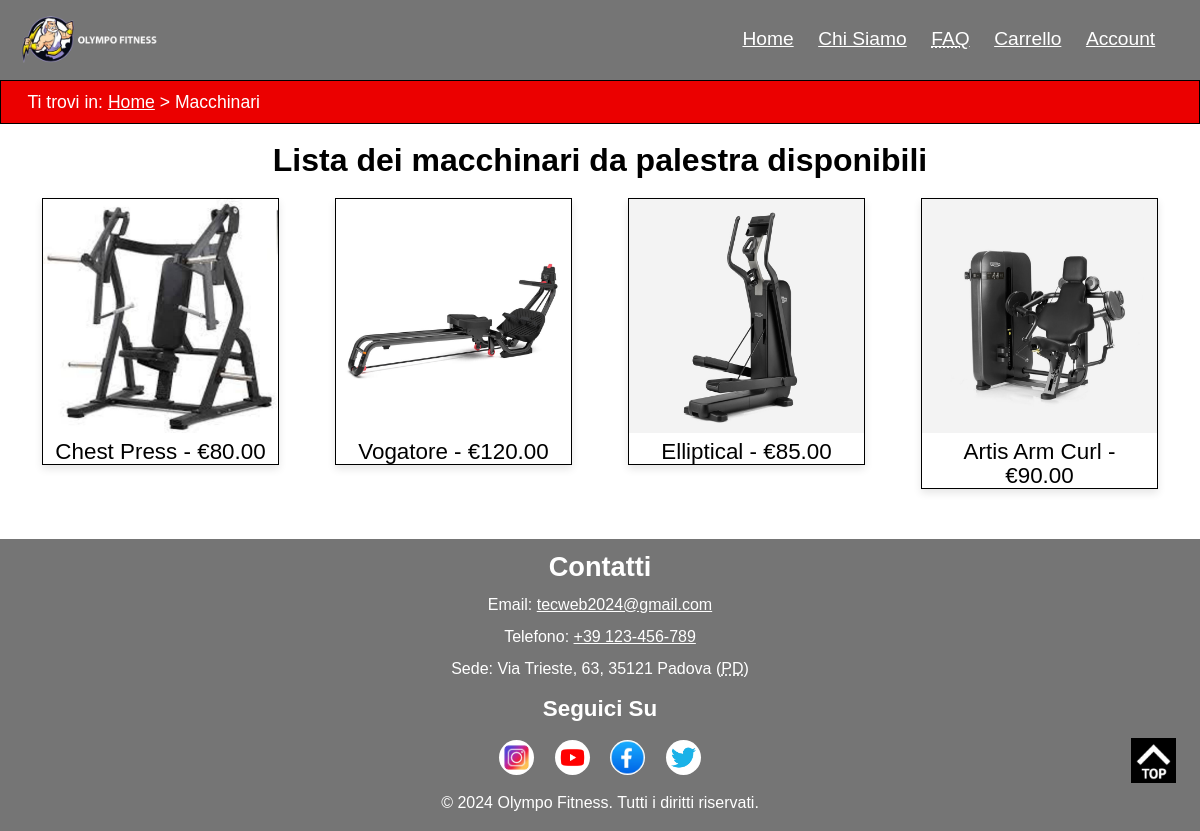
Screenshot of /macchinari.php with the database file from the repository.
### tables this page shows
CREATE TABLE `prodotto` (
  `ID` int(10) UNSIGNED NOT NULL,
  `nome` varchar(200) NOT NULL,
  `immagine1` varchar(100) DEFAULT NULL,
  `immagine2` varchar(100) DEFAULT NULL,
  `immagine3` varchar(100) DEFAULT NULL,
  `immagine4` varchar(100) DEFAULT NULL,
  `categoria` int(5) UNSIGNED NOT NULL,
  `keywords` varchar(200) DEFAULT NULL,
  `prezzo` decimal(5,2) UNSIGNED NOT NULL,
  `peso` varchar(100) NOT NULL,
  `dimensione` varchar(200) NOT NULL,
  `colore` varchar(100) DEFAULT NULL,
  `volume` varchar(100) DEFAULT NULL,
  `materialeUtilizzato` varchar(100) DEFAULT NULL,
  `quantita` int(255) UNSIGNED NOT NULL,
  `descrizione` text NOT NULL,
  `marca` int(20) UNSIGNED NOT NULL,
  `alt` varchar(75) NOT NULL
);

### connection.php (called while the page is built, shortened)
<?php
class DBAccess {
    private $connection;
    public function openDBConnection(){
        $this->connection = mysqli_connect(
            self::HOST_DB,
            self::USERNAME,
            self::PASSWORD,
            self::DATABASE_NAME
        );
        if(mysqli_connect_errno()) {
            echo "Errore di connessione al database: " . mysqli_connect_error();
            return false;
        } else {
            return true;
        }
    }
    public function getMacchinariFromDatabase() {
    $macchinari = array();
    $query = "SELECT ID,nome,immagine1,prezzo,alt FROM prodotto WHERE categoria=4";
    $result = mysqli_query($this->connection, $query) or die("Errore nell'accesso al database" .mysqli_error($this->connection));
    if ($result && $result->num_rows > 0) {
        while ($row = $result->fetch_assoc()) {
            $macchinari[] = $row;
        }
    } else {
        $macchinari = array();
    }
    return $macchinari;
    }
}
?>

### macchinari.php (the view, shortened to what this page needs)
<?php
require_once "connection.php";
$paginaHTML = file_get_contents("templates/macchinariTemplate.html");
$connection = new DBAccess();
    $stringaMacchine = '<ul id="products_Container">';
    if ($connection->openDBConnection()) {
        $listaMacchine = $connection->getMacchinariFromDatabase();
        if ($listaMacchine != null) {
            foreach ($listaMacchine as $macchine) {
                $stringaMacchine .= '<li><a href="prodotto.php?id=' . $macchine["ID"] . '"><img src="' . $macchine["immagine1"] . '" alt="' . $macchine["alt"] . '"><p>' . $macchine["nome"] . ' - €' . $macchine["prezzo"] . '</p></a></li>';
            }
        }   else {
            $stringaMacchine .= "<li>Non sono presenti accessori</li>";
        }
    } else {
        $stringaMacchine .= "<li>I sistemi sono momentaneamente fuori servizio, ci scusiamo per il disagio</li>";
    }
        $stringaMacchine .= '</ul>';
$paginaHTML = str_replace("{macchinari}", $stringaMacchine, $paginaHTML);
echo $paginaHTML;
?>

### style.css (style rules this page uses)
* { margin: 0em; padding: 0em; }
:root { --headerBgColor: #757575; --headerTextColor: #FFFFFF; --bgColor: #FFFFFF; --textColor: #000000; --breadcrumbBgColor: #EB0000; --breadcrumbTextColor: #FFFFFF; --footerBgColor: #757575; --footerTextColor: #FFFFFF; --visitedLinkColor: #000000; --linkColor: #FFFFFF; --textCategories: #FFFFFF; --textProducts: #000000; --colorButtonHover: #000000; --font-body-family: "Roboto Condensed", sans-serif; }
html { font-size: 100%; font-family: var(--font-body-family); line-height: 1.5em; margin: auto; scroll-behavior: smooth; }
body { font-family: Arial, sans-serif; line-height: 1.5em; background-color: var(--bgColor); color: var(--textColor); display: flex; flex-direction: column; min-height: 100vh; }
header { background-color: var(--headerBgColor); padding: 0.5em 1em 0.5em 1em; }
h1.logo { background-image: url('images/zeusbiancogrigio.jpg'); background-repeat: no-repeat; background-size: contain; }
.logo { color:var(--headerTextColor); font-size: 2em; line-height: 2em; float:left; text-indent:100%; white-space:nowrap; overflow:hidden; }
nav a:link { color: var(--linkColor); }
#menu a:link { color: var(--linkColor); }
#menu { float: right; color: var(--headerTextColor); }
#menu ul { max-width: 1024px; padding: 1em; margin: auto; list-style-type:none; text-align: center; font-size: 120%; }
#menu ul li { display: inline; margin: 0 0.5em; }
#breadcrumb { background-color: var(--breadcrumbBgColor); color: var(--breadcrumbTextColor); border: 1px solid black; font-size: 110%; padding: 0.5em 0em 0.5em 1.5em; }
#breadcrumb p { max-width: 1024px; }
#contacts h3 { font-size: 170%; margin-bottom: 0.5em; }
#contacts ul { list-style: none; padding-bottom: 0.5em; }
#contacts li { margin-bottom: 0.5em; }
#contacts a:link { color: var(--linkColor); }
#social h4 { font-size: 140%; margin-bottom: 0.5em; }
#social a { margin: 0.5em 0.5em 1em 0.5em; padding: 0.7em; height: 0.8em; width: 0.8em; border-radius: 50%; display: inline-block; text-indent: -999em; }
#instaImage { background-image: url('images/iconInsta.jpg'); background-repeat: no-repeat; background-position: center; background-size: cover; }
#youtubeImage { background-image: url('images/iconYT.png'); background-repeat: no-repeat; background-position: center; background-size: cover; }
#facebookImage { background-image: url('images/iconFB.jpg'); background-repeat: no-repeat; background-position: center; background-size: cover; }
#twitterImage { background-image: url('images/iconTwitter.png'); background-repeat: no-repeat; background-position: center; background-size: cover; }
#buttonToTop { position: fixed; right: 1em; bottom: 1.5em; }
a#buttonToTop { background-image: url(images/back_to_topIcon.jpg); background-position: center; background-size: contain; margin: 0 0.5em 1.5em 0.5em; padding: 0.9em; height: 1em; width: 1em; background-color: #000000; display: inline-block; text-indent: -999em; }
footer { margin-top: auto; background-color: var(--footerBgColor); color: var(--footerTextColor); padding: 1em; text-align: center; }
#products_List { padding: 0.5em 1.5em 2.5em 1.5em; }
#products_List h2 { font-size: 200%; text-align: center; margin-top: 0.5em; margin-bottom: 0.5em; }
#products_Container { display: flex; flex-wrap: wrap; justify-content: space-around; padding: 0; margin: 0 -10px; }
#products_Container li { border: 1px solid black; margin: 10px; padding: 0px; flex: 0 0 20%; height: 100%; box-shadow: 0px 4px 8px rgba(0, 0, 0, 0.1); transition: transform 0.3s, box-shadow 0.3s; list-style-type:none; }
#products_Container img { align-content: center; object-fit:cover; width: 100%; }
#products_Container a { font-size: 140%; text-decoration: none; text-align: center; color: var(--textProducts); }
#products_Container p { margin: 0px 2% 0px 2%; }

### tablet.css (style rules this page uses)
header { padding: 1em; }
.logo { line-height: 2em; }
#menu { bottom: auto; top: 0; }
#menu ul { font-size: 1.1em; }
#contacts h3 { font-size: 1.5em; }
#social h4 { font-size: 1.3em; }
#social a { margin: 0.5em; }
#buttonToTop { bottom: 2em; }
footer { padding: 1em; }
#products_List { padding: 1em 1em 2em 1em; }
#products_List h2 { font-size: 2em; }
#products_Container li { flex: 0 0 30%; font-size: 1.1em; }

### rows the page displays
prodotto: immagine1 (picture), nome "Chest Press", prezzo "80.00"
prodotto: immagine1 (picture), nome "Vogatore", prezzo "120.00"
prodotto: immagine1 (picture), nome "Elliptical", prezzo "85.00"
prodotto: immagine1 (picture), nome "Artis Arm Curl", prezzo "90.00"
